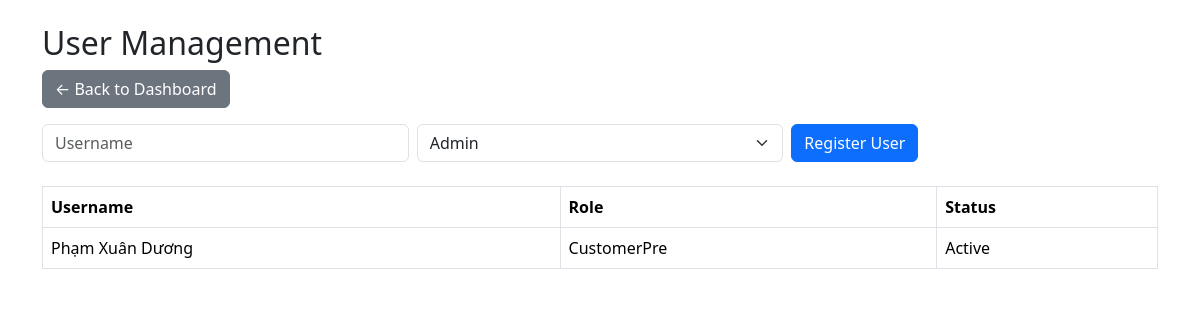
/admin/users.php, run on the app's committed database.
### tables this page shows
CREATE TABLE `users` (
  `UserToken` varchar(64) NOT NULL,
  `Username` varchar(100) NOT NULL,
  `userNumber` varchar(15) DEFAULT NULL,
  `PASSWORD` varchar(255) NOT NULL,
  `Role` enum('Admin','Customer','CustomerPre') DEFAULT 'Customer',
  `Score` int DEFAULT '0',
  `FailedLoginAttempts` int DEFAULT '0',
  `STATUS` enum('Active','Locked') DEFAULT 'Active',
  `isFirstLogin` tinyint(1) NOT NULL DEFAULT '1',
  `LockTimestamp` datetime DEFAULT NULL,
  `avatar` varchar(50) DEFAULT NULL
);

### admin/users.php (the view, shortened to what this page needs)
<?php
require_once "../db.php";
$res = $conn->query("SELECT Username, Role, STATUS FROM users ORDER BY Username ASC");
$users = $res->fetch_all(MYSQLI_ASSOC);
?>
<!DOCTYPE html>
<html>
<head>
    <link rel="stylesheet" href="https://cdn.jsdelivr.net/npm/bootstrap@5.3.2/dist/css/bootstrap.min.css">
</head>
<body class="container py-4">
    <h2>User Management</h2>
    <a href="dashboard.php" class="btn btn-secondary mb-3">← Back to Dashboard</a>
    <form method="post" class="mb-4">
        <div class="row g-2">
            <div class="col-md-4">
                <input type="text" name="username" placeholder="Username" class="form-control" required>
            </div>
            <div class="col-md-4">
                <select name="role" class="form-select" required>
                    <option value="Admin">Admin</option>
                </select>
            </div>
            <div class="col-md-4">
                <button type="submit" class="btn btn-primary">Register User</button>
            </div>
        </div>
    </form>
    <table class="table table-bordered">
        <thead><tr><th>Username</th><th>Role</th><th>Status</th></tr></thead>
        <tbody>
            <?php foreach ($users as $u): ?>
            <tr>
                <td><?= htmlspecialchars($u["Username"]) ?></td>
                <td><?= htmlspecialchars($u["Role"]) ?></td>
                <td><?= htmlspecialchars($u["STATUS"]) ?></td>
            </tr>
            <?php endforeach; ?>
        </tbody>
    </table>
</body>
</html>

### data on the page
users: Username "Phạm Xuân Dương", Role "CustomerPre", STATUS "Active"
